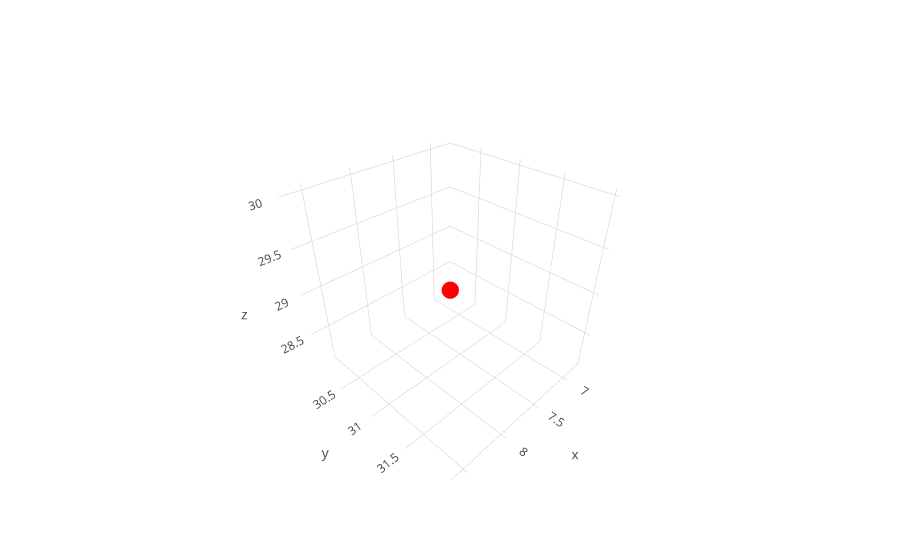

Notebook cell for this chart:
### Markdown cell above
## Plot the Start

### Code cell
row = 5229

start = plot_starting(row)
data = []
data.append(start)

fig = go.Figure(data = data)
offline.iplot(fig)
print ('Complete')

### Figure 1 — Plotly figure (JSON) as saved in the notebook; plotly's stock layout.template omitted (floating-point values rounded to 4 significant figures)
{"data": [{"marker": {"color": "red", "size": 6}, "mode": "markers", "name": "Start", "type": "scatter3d", "x": [7.713], "y": [31.05], "z": [29.06]}], "layout": {}}
